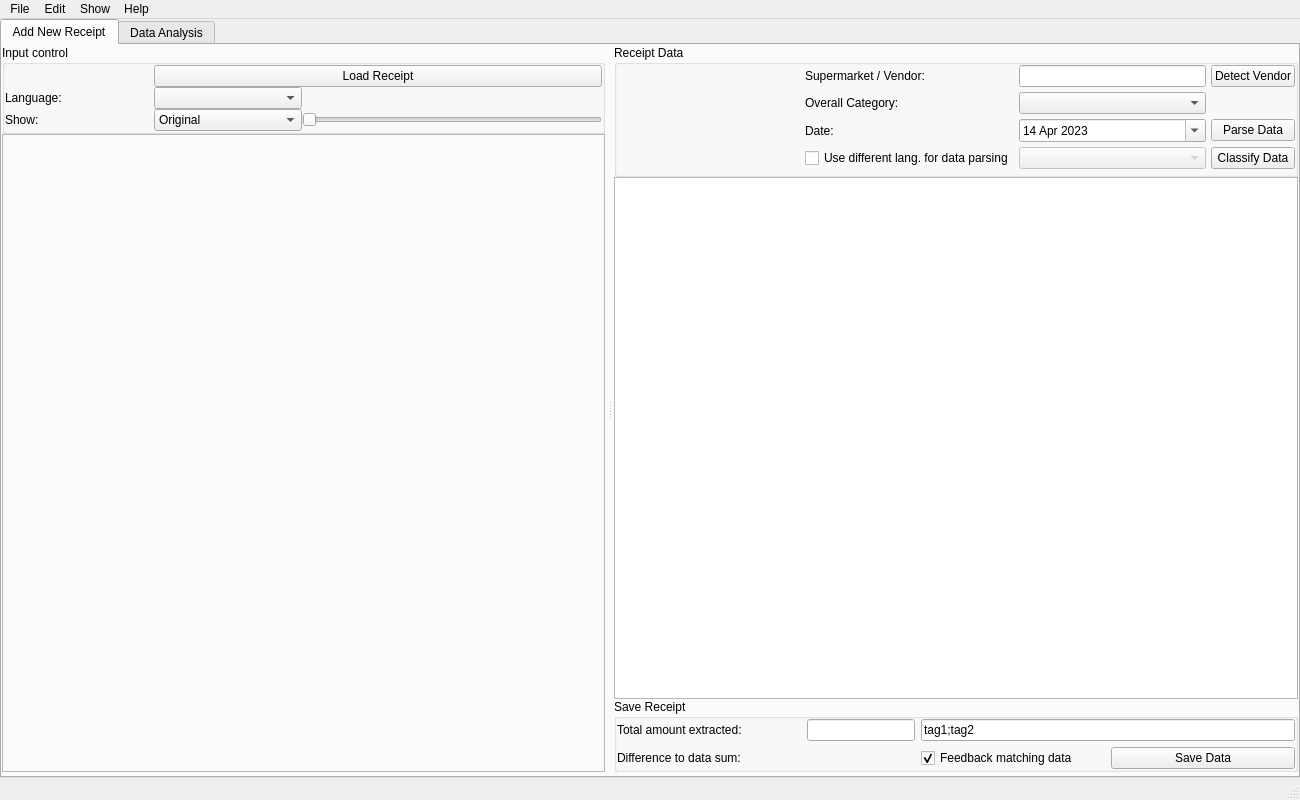
<?xml version="1.0" encoding="UTF-8"?>
<ui version="4.0">
 <class>pybb_MainWindow</class>
 <widget class="QMainWindow" name="pybb_MainWindow">
  <property name="geometry">
   <rect>
    <x>0</x>
    <y>0</y>
    <width>1300</width>
    <height>800</height>
   </rect>
  </property>
  <property name="sizePolicy">
   <sizepolicy hsizetype="Fixed" vsizetype="Fixed">
    <horstretch>0</horstretch>
    <verstretch>0</verstretch>
   </sizepolicy>
  </property>
  <property name="windowTitle">
   <string>PyBudgetBook</string>
  </property>
  <property name="windowIcon">
   <iconset theme="applications-office">
    <normaloff>.</normaloff>.</iconset>
  </property>
  <property name="locale">
   <locale language="English" country="UnitedStates"/>
  </property>
  <widget class="QWidget" name="centralwidget">
   <property name="sizePolicy">
    <sizepolicy hsizetype="Preferred" vsizetype="Preferred">
     <horstretch>0</horstretch>
     <verstretch>0</verstretch>
    </sizepolicy>
   </property>
   <layout class="QHBoxLayout" name="horizontalLayout">
    <property name="spacing">
     <number>0</number>
    </property>
    <property name="leftMargin">
     <number>0</number>
    </property>
    <property name="topMargin">
     <number>0</number>
    </property>
    <property name="rightMargin">
     <number>0</number>
    </property>
    <property name="bottomMargin">
     <number>0</number>
    </property>
    <item>
     <widget class="QTabWidget" name="centralTabWidget">
      <property name="currentIndex">
       <number>0</number>
      </property>
      <widget class="QWidget" name="tabWidgetPage1">
       <attribute name="title">
        <string>Add New Receipt</string>
       </attribute>
       <layout class="QHBoxLayout" name="horizontalLayout_3">
        <property name="leftMargin">
         <number>0</number>
        </property>
        <property name="topMargin">
         <number>0</number>
        </property>
        <property name="rightMargin">
         <number>0</number>
        </property>
        <property name="bottomMargin">
         <number>4</number>
        </property>
        <item>
         <widget class="QSplitter" name="splitter_mainPage">
          <property name="orientation">
           <enum>Qt::Horizontal</enum>
          </property>
          <property name="handleWidth">
           <number>9</number>
          </property>
          <widget class="QFrame" name="frame_recDisplay">
           <property name="sizePolicy">
            <sizepolicy hsizetype="Preferred" vsizetype="Expanding">
             <horstretch>0</horstretch>
             <verstretch>0</verstretch>
            </sizepolicy>
           </property>
           <property name="frameShape">
            <enum>QFrame::NoFrame</enum>
           </property>
           <property name="frameShadow">
            <enum>QFrame::Raised</enum>
           </property>
           <layout class="QHBoxLayout" name="horizontalLayout_8">
            <property name="leftMargin">
             <number>0</number>
            </property>
            <property name="topMargin">
             <number>0</number>
            </property>
            <property name="rightMargin">
             <number>0</number>
            </property>
            <property name="bottomMargin">
             <number>0</number>
            </property>
            <item>
             <layout class="QVBoxLayout" name="verticalLayout_recDisplay">
              <property name="spacing">
               <number>0</number>
              </property>
              <property name="leftMargin">
               <number>0</number>
              </property>
              <property name="topMargin">
               <number>0</number>
              </property>
              <property name="rightMargin">
               <number>0</number>
              </property>
              <property name="bottomMargin">
               <number>0</number>
              </property>
              <item>
               <widget class="QGroupBox" name="groupBox_inputControl">
                <property name="sizePolicy">
                 <sizepolicy hsizetype="Preferred" vsizetype="Preferred">
                  <horstretch>0</horstretch>
                  <verstretch>0</verstretch>
                 </sizepolicy>
                </property>
                <property name="minimumSize">
                 <size>
                  <width>350</width>
                  <height>0</height>
                 </size>
                </property>
                <property name="title">
                 <string>Input control</string>
                </property>
                <property name="flat">
                 <bool>false</bool>
                </property>
                <property name="checkable">
                 <bool>false</bool>
                </property>
                <layout class="QHBoxLayout" name="horizontalLayout_7">
                 <property name="spacing">
                  <number>0</number>
                 </property>
                 <property name="leftMargin">
                  <number>0</number>
                 </property>
                 <property name="topMargin">
                  <number>0</number>
                 </property>
                 <property name="rightMargin">
                  <number>0</number>
                 </property>
                 <property name="bottomMargin">
                  <number>0</number>
                 </property>
                 <item>
                  <layout class="QGridLayout" name="gridLayout_inputControl">
                   <item row="2" column="1">
                    <widget class="QLabel" name="label_baseLang">
                     <property name="text">
                      <string>Show:</string>
                     </property>
                    </widget>
                   </item>
                   <item row="1" column="1">
                    <widget class="QLabel" name="label_receiptDisplayMode">
                     <property name="text">
                      <string>Language:</string>
                     </property>
                    </widget>
                   </item>
                   <item row="2" column="3" colspan="2">
                    <widget class="SliderWithVal" name="horizontalSliderFilterAmount">
                     <property name="sizePolicy">
                      <sizepolicy hsizetype="Preferred" vsizetype="Fixed">
                       <horstretch>0</horstretch>
                       <verstretch>0</verstretch>
                      </sizepolicy>
                     </property>
                     <property name="minimum">
                      <number>50</number>
                     </property>
                     <property name="maximum">
                      <number>200</number>
                     </property>
                     <property name="singleStep">
                      <number>5</number>
                     </property>
                     <property name="value">
                      <number>50</number>
                     </property>
                     <property name="sliderPosition">
                      <number>50</number>
                     </property>
                     <property name="orientation">
                      <enum>Qt::Horizontal</enum>
                     </property>
                     <property name="tickPosition">
                      <enum>QSlider::NoTicks</enum>
                     </property>
                    </widget>
                   </item>
                   <item row="1" column="2">
                    <widget class="QComboBox" name="comboBox_baseLang"/>
                   </item>
                   <item row="2" column="2">
                    <widget class="QComboBox" name="comboBox_receiptDisplayMode">
                     <item>
                      <property name="text">
                       <string>Original</string>
                      </property>
                     </item>
                     <item>
                      <property name="text">
                       <string>Filtered</string>
                      </property>
                     </item>
                    </widget>
                   </item>
                   <item row="0" column="2" colspan="3">
                    <widget class="QPushButton" name="pushButton_loadNewReceipt">
                     <property name="sizePolicy">
                      <sizepolicy hsizetype="Preferred" vsizetype="Fixed">
                       <horstretch>0</horstretch>
                       <verstretch>0</verstretch>
                      </sizepolicy>
                     </property>
                     <property name="text">
                      <string>Load Receipt</string>
                     </property>
                    </widget>
                   </item>
                   <item row="1" column="3" colspan="2">
                    <spacer name="horizontalSpacer">
                     <property name="orientation">
                      <enum>Qt::Horizontal</enum>
                     </property>
                     <property name="sizeType">
                      <enum>QSizePolicy::Fixed</enum>
                     </property>
                     <property name="sizeHint" stdset="0">
                      <size>
                       <width>300</width>
                       <height>20</height>
                      </size>
                     </property>
                    </spacer>
                   </item>
                  </layout>
                 </item>
                </layout>
               </widget>
              </item>
              <item>
               <widget class="QFrame" name="frame_plotReceipt">
                <property name="sizePolicy">
                 <sizepolicy hsizetype="Preferred" vsizetype="Expanding">
                  <horstretch>0</horstretch>
                  <verstretch>0</verstretch>
                 </sizepolicy>
                </property>
                <property name="minimumSize">
                 <size>
                  <width>0</width>
                  <height>0</height>
                 </size>
                </property>
                <property name="frameShape">
                 <enum>QFrame::StyledPanel</enum>
                </property>
                <property name="frameShadow">
                 <enum>QFrame::Raised</enum>
                </property>
               </widget>
              </item>
             </layout>
            </item>
           </layout>
          </widget>
          <widget class="QFrame" name="frame_dataDisplay">
           <property name="sizePolicy">
            <sizepolicy hsizetype="Expanding" vsizetype="Expanding">
             <horstretch>0</horstretch>
             <verstretch>0</verstretch>
            </sizepolicy>
           </property>
           <property name="minimumSize">
            <size>
             <width>650</width>
             <height>0</height>
            </size>
           </property>
           <property name="frameShape">
            <enum>QFrame::NoFrame</enum>
           </property>
           <property name="frameShadow">
            <enum>QFrame::Raised</enum>
           </property>
           <layout class="QHBoxLayout" name="horizontalLayout_4">
            <property name="spacing">
             <number>0</number>
            </property>
            <property name="leftMargin">
             <number>0</number>
            </property>
            <property name="topMargin">
             <number>0</number>
            </property>
            <property name="rightMargin">
             <number>0</number>
            </property>
            <property name="bottomMargin">
             <number>0</number>
            </property>
            <item>
             <layout class="QVBoxLayout" name="verticalLayout_dataDisplay">
              <property name="spacing">
               <number>0</number>
              </property>
              <property name="leftMargin">
               <number>0</number>
              </property>
              <property name="topMargin">
               <number>0</number>
              </property>
              <item>
               <widget class="QGroupBox" name="groupBox_additionalData">
                <property name="sizePolicy">
                 <sizepolicy hsizetype="Expanding" vsizetype="Preferred">
                  <horstretch>0</horstretch>
                  <verstretch>0</verstretch>
                 </sizepolicy>
                </property>
                <property name="title">
                 <string>Receipt Data</string>
                </property>
                <property name="flat">
                 <bool>false</bool>
                </property>
                <layout class="QHBoxLayout" name="horizontalLayout_5">
                 <property name="spacing">
                  <number>0</number>
                 </property>
                 <property name="leftMargin">
                  <number>0</number>
                 </property>
                 <property name="topMargin">
                  <number>0</number>
                 </property>
                 <property name="rightMargin">
                  <number>0</number>
                 </property>
                 <property name="bottomMargin">
                  <number>0</number>
                 </property>
                 <item>
                  <layout class="QGridLayout" name="gridLayout_additionalData">
                   <property name="topMargin">
                    <number>0</number>
                   </property>
                   <property name="bottomMargin">
                    <number>5</number>
                   </property>
                   <property name="spacing">
                    <number>5</number>
                   </property>
                   <item row="2" column="2">
                    <widget class="QDateEdit" name="dateEdit_shopDate">
                     <property name="dateTime">
                      <datetime>
                       <hour>3</hour>
                       <minute>0</minute>
                       <second>0</second>
                       <year>2023</year>
                       <month>4</month>
                       <day>14</day>
                      </datetime>
                     </property>
                     <property name="maximumDateTime">
                      <datetime>
                       <hour>12</hour>
                       <minute>59</minute>
                       <second>59</second>
                       <year>2222</year>
                       <month>12</month>
                       <day>30</day>
                      </datetime>
                     </property>
                     <property name="minimumDateTime">
                      <datetime>
                       <hour>14</hour>
                       <minute>0</minute>
                       <second>0</second>
                       <year>2000</year>
                       <month>1</month>
                       <day>1</day>
                      </datetime>
                     </property>
                     <property name="minimumDate">
                      <date>
                       <year>2000</year>
                       <month>1</month>
                       <day>1</day>
                      </date>
                     </property>
                     <property name="currentSection">
                      <enum>QDateTimeEdit::DaySection</enum>
                     </property>
                     <property name="calendarPopup">
                      <bool>true</bool>
                     </property>
                     <property name="date">
                      <date>
                       <year>2023</year>
                       <month>4</month>
                       <day>14</day>
                      </date>
                     </property>
                    </widget>
                   </item>
                   <item row="1" column="1">
                    <widget class="QLabel" name="label_overallCat">
                     <property name="text">
                      <string>Overall Category:</string>
                     </property>
                    </widget>
                   </item>
                   <item row="4" column="2">
                    <widget class="QComboBox" name="comboBox_diffParsingLang">
                     <property name="enabled">
                      <bool>false</bool>
                     </property>
                    </widget>
                   </item>
                   <item row="1" column="2">
                    <widget class="QComboBox" name="comboBox_overalCat"/>
                   </item>
                   <item row="0" column="2">
                    <widget class="QLineEdit" name="lineEdit_marketVendor"/>
                   </item>
                   <item row="0" column="1">
                    <widget class="QLabel" name="label_marketVendor">
                     <property name="text">
                      <string>Supermarket / Vendor:</string>
                     </property>
                    </widget>
                   </item>
                   <item row="4" column="0">
                    <spacer name="horizontalSpacer_3">
                     <property name="orientation">
                      <enum>Qt::Horizontal</enum>
                     </property>
                     <property name="sizeHint" stdset="0">
                      <size>
                       <width>40</width>
                       <height>20</height>
                      </size>
                     </property>
                    </spacer>
                   </item>
                   <item row="2" column="1">
                    <widget class="QLabel" name="label_shopDate">
                     <property name="text">
                      <string>Date:</string>
                     </property>
                    </widget>
                   </item>
                   <item row="0" column="3">
                    <widget class="QPushButton" name="pushButton_detectVendor">
                     <property name="text">
                      <string>Detect Vendor</string>
                     </property>
                    </widget>
                   </item>
                   <item row="4" column="1">
                    <widget class="QCheckBox" name="checkBox_useDiffParsingLang">
                     <property name="toolTip">
                      <string>&lt;html&gt;&lt;head/&gt;&lt;body&gt;&lt;p&gt;This can be used to use a different language to parse the extracted string and group match the data. Examples are parsing a receipt in french or english from a vacation but adding and matching the data to the german patterns. &lt;span style=&quot; font-weight:700; color:#ca4d69;&quot;&gt;Warning:&lt;/span&gt; This can make your patterns slightly obscure!&lt;/p&gt;&lt;/body&gt;&lt;/html&gt;</string>
                     </property>
                     <property name="text">
                      <string>Use different lang. for data parsing</string>
                     </property>
                    </widget>
                   </item>
                   <item row="2" column="3">
                    <widget class="QPushButton" name="pushButton_parseData">
                     <property name="text">
                      <string>Parse Data</string>
                     </property>
                    </widget>
                   </item>
                   <item row="4" column="3">
                    <widget class="QPushButton" name="pushButton_reClassify">
                     <property name="text">
                      <string>Classify Data</string>
                     </property>
                    </widget>
                   </item>
                  </layout>
                 </item>
                </layout>
               </widget>
              </item>
              <item>
               <widget class="PandasViewer" name="tableView_pandasViewer"/>
              </item>
              <item>
               <widget class="QGroupBox" name="groupBox_saveReceipt">
                <property name="sizePolicy">
                 <sizepolicy hsizetype="Expanding" vsizetype="Preferred">
                  <horstretch>0</horstretch>
                  <verstretch>0</verstretch>
                 </sizepolicy>
                </property>
                <property name="font">
                 <font>
                  <bold>false</bold>
                  <underline>false</underline>
                 </font>
                </property>
                <property name="title">
                 <string>Save Receipt</string>
                </property>
                <property name="flat">
                 <bool>false</bool>
                </property>
                <layout class="QHBoxLayout" name="horizontalLayout_6">
                 <property name="leftMargin">
                  <number>0</number>
                 </property>
                 <property name="topMargin">
                  <number>0</number>
                 </property>
                 <property name="rightMargin">
                  <number>0</number>
                 </property>
                 <property name="bottomMargin">
                  <number>0</number>
                 </property>
                 <item>
                  <layout class="QGridLayout" name="gridLayout_saveReceipt">
                   <item row="0" column="0">
                    <widget class="QLabel" name="label_totalAmountReceipt">
                     <property name="text">
                      <string>Total amount extracted:</string>
                     </property>
                    </widget>
                   </item>
                   <item row="0" column="1">
                    <widget class="QLineEdit" name="lineEdit_totalAmountReceipt">
                     <property name="sizePolicy">
                      <sizepolicy hsizetype="Fixed" vsizetype="Fixed">
                       <horstretch>100</horstretch>
                       <verstretch>0</verstretch>
                      </sizepolicy>
                     </property>
                     <property name="minimumSize">
                      <size>
                       <width>100</width>
                       <height>0</height>
                      </size>
                     </property>
                     <property name="cursorPosition">
                      <number>0</number>
                     </property>
                     <property name="readOnly">
                      <bool>true</bool>
                     </property>
                    </widget>
                   </item>
                   <item row="1" column="0">
                    <widget class="QLabel" name="label_totalAmountData">
                     <property name="text">
                      <string>Difference to data sum:</string>
                     </property>
                    </widget>
                   </item>
                   <item row="1" column="3">
                    <widget class="QPushButton" name="pushButton_saveData">
                     <property name="text">
                      <string>Save Data</string>
                     </property>
                    </widget>
                   </item>
                   <item row="1" column="1">
                    <widget class="QLabel" name="label_totalAmountDataValue">
                     <property name="text">
                      <string/>
                     </property>
                    </widget>
                   </item>
                   <item row="1" column="2">
                    <widget class="QCheckBox" name="checkBox_feedbackMatch">
                     <property name="text">
                      <string>Feedback matching data</string>
                     </property>
                     <property name="checked">
                      <bool>true</bool>
                     </property>
                    </widget>
                   </item>
                   <item row="0" column="2" colspan="2">
                    <widget class="QLineEdit" name="lineEdit_tags">
                     <property name="text">
                      <string>tag1;tag2</string>
                     </property>
                    </widget>
                   </item>
                  </layout>
                 </item>
                </layout>
               </widget>
              </item>
             </layout>
            </item>
           </layout>
          </widget>
         </widget>
        </item>
       </layout>
      </widget>
      <widget class="QWidget" name="tabWidgetPage2">
       <attribute name="title">
        <string>Data Analysis</string>
       </attribute>
       <layout class="QHBoxLayout" name="horizontalLayout_2">
        <property name="spacing">
         <number>10</number>
        </property>
        <property name="leftMargin">
         <number>4</number>
        </property>
        <property name="topMargin">
         <number>4</number>
        </property>
        <property name="rightMargin">
         <number>6</number>
        </property>
        <property name="bottomMargin">
         <number>4</number>
        </property>
        <item>
         <widget class="QFrame" name="frame_plotButtonbar">
          <property name="frameShape">
           <enum>QFrame::NoFrame</enum>
          </property>
          <property name="frameShadow">
           <enum>QFrame::Plain</enum>
          </property>
          <layout class="QVBoxLayout" name="verticalLayout">
           <property name="spacing">
            <number>10</number>
           </property>
           <property name="leftMargin">
            <number>0</number>
           </property>
           <property name="topMargin">
            <number>0</number>
           </property>
           <property name="rightMargin">
            <number>0</number>
           </property>
           <property name="bottomMargin">
            <number>0</number>
           </property>
           <item>
            <widget class="QToolButton" name="toolButton_loadPlotData">
             <property name="minimumSize">
              <size>
               <width>70</width>
               <height>72</height>
              </size>
             </property>
             <property name="text">
              <string>...</string>
             </property>
            </widget>
           </item>
           <item>
            <widget class="QToolButton" name="toolButton_plotStem">
             <property name="enabled">
              <bool>false</bool>
             </property>
             <property name="minimumSize">
              <size>
               <width>70</width>
               <height>70</height>
              </size>
             </property>
             <property name="text">
              <string>...</string>
             </property>
            </widget>
           </item>
           <item>
            <widget class="QToolButton" name="toolButton_plotPie">
             <property name="enabled">
              <bool>false</bool>
             </property>
             <property name="minimumSize">
              <size>
               <width>70</width>
               <height>70</height>
              </size>
             </property>
             <property name="text">
              <string>...</string>
             </property>
            </widget>
           </item>
           <item>
            <widget class="QLabel" name="label_pieType">
             <property name="font">
              <font>
               <underline>true</underline>
              </font>
             </property>
             <property name="text">
              <string>Pie</string>
             </property>
            </widget>
           </item>
           <item>
            <widget class="QComboBox" name="comboBox_PiePlotType">
             <property name="sizePolicy">
              <sizepolicy hsizetype="Preferred" vsizetype="Fixed">
               <horstretch>0</horstretch>
               <verstretch>0</verstretch>
              </sizepolicy>
             </property>
             <property name="minimumSize">
              <size>
               <width>100</width>
               <height>0</height>
              </size>
             </property>
            </widget>
           </item>
          </layout>
         </widget>
        </item>
        <item>
         <widget class="QFrame" name="frame_dataAnalysis">
          <property name="sizePolicy">
           <sizepolicy hsizetype="Expanding" vsizetype="Preferred">
            <horstretch>0</horstretch>
            <verstretch>0</verstretch>
           </sizepolicy>
          </property>
          <property name="frameShape">
           <enum>QFrame::NoFrame</enum>
          </property>
          <property name="frameShadow">
           <enum>QFrame::Plain</enum>
          </property>
         </widget>
        </item>
       </layout>
      </widget>
     </widget>
    </item>
   </layout>
  </widget>
  <widget class="QMenuBar" name="pybb_menubar">
   <property name="geometry">
    <rect>
     <x>0</x>
     <y>0</y>
     <width>1300</width>
     <height>24</height>
    </rect>
   </property>
   <widget class="QMenu" name="menuFile">
    <property name="title">
     <string>File</string>
    </property>
    <addaction name="actionExport_to_CSV"/>
    <addaction name="actionCreate_data_backup"/>
   </widget>
   <widget class="QMenu" name="menuEdit">
    <property name="title">
     <string>Edit</string>
    </property>
    <widget class="QMenu" name="menuFlags">
     <property name="title">
      <string>Flags</string>
     </property>
     <addaction name="actionMove_on_Save"/>
     <addaction name="actionGenerate_Unique_Name"/>
     <addaction name="actionAlways_Ask_for_Image"/>
     <addaction name="actionShow_Logger_on_Start"/>
     <addaction name="actionLogger_debug"/>
    </widget>
    <addaction name="menuFlags"/>
    <addaction name="actionData_Directory"/>
    <addaction name="actionDefault_Language"/>
    <addaction name="actionLogger_Popup_Level"/>
   </widget>
   <widget class="QMenu" name="menuHelp">
    <property name="title">
     <string>Help</string>
    </property>
    <addaction name="actionAbout"/>
   </widget>
   <widget class="QMenu" name="menuShow">
    <property name="title">
     <string>Show</string>
    </property>
    <addaction name="actionRaw_Text"/>
    <addaction name="actionShow_Logger"/>
   </widget>
   <addaction name="menuFile"/>
   <addaction name="menuEdit"/>
   <addaction name="menuShow"/>
   <addaction name="menuHelp"/>
  </widget>
  <widget class="ColoredStatusBar" name="statusbar"/>
  <action name="actionMove_on_Save">
   <property name="checkable">
    <bool>true</bool>
   </property>
   <property name="text">
    <string>Move on Save</string>
   </property>
   <property name="flag_name" stdset="0">
    <string>see_code</string>
   </property>
  </action>
  <action name="actionLogger_debug">
   <property name="checkable">
    <bool>true</bool>
   </property>
   <property name="text">
    <string>Logger Show Debug</string>
   </property>
  </action>
  <action name="actionData_Directory">
   <property name="text">
    <string>Data Directory</string>
   </property>
  </action>
  <action name="actionShow_Logger">
   <property name="text">
    <string>Show Logger</string>
   </property>
  </action>
  <action name="actionAbout">
   <property name="text">
    <string>About</string>
   </property>
  </action>
  <action name="actionRaw_Text">
   <property name="text">
    <string>Raw Text</string>
   </property>
  </action>
  <action name="actionDefault_Language">
   <property name="text">
    <string>Default Language</string>
   </property>
  </action>
  <action name="actionLogger_Popup_Level">
   <property name="text">
    <string>Logger Popup Level</string>
   </property>
  </action>
  <action name="actionAlways_Ask_for_Image">
   <property name="checkable">
    <bool>true</bool>
   </property>
   <property name="text">
    <string>Always Ask for Image</string>
   </property>
  </action>
  <action name="actionGenerate_Unique_Name">
   <property name="checkable">
    <bool>true</bool>
   </property>
   <property name="text">
    <string>Generate Unique Name</string>
   </property>
  </action>
  <action name="actionShow_Logger_on_Start">
   <property name="checkable">
    <bool>true</bool>
   </property>
   <property name="text">
    <string>Show Logger on Start</string>
   </property>
  </action>
  <action name="actionExport_to_CSV">
   <property name="text">
    <string>Export to CSV</string>
   </property>
  </action>
  <action name="actionCreate_data_backup">
   <property name="text">
    <string>Create data backup</string>
   </property>
  </action>
 </widget>
 <customwidgets>
  <customwidget>
   <class>SliderWithVal</class>
   <extends>QSlider</extends>
   <header>.ui_support</header>
  </customwidget>
  <customwidget>
   <class>PandasViewer</class>
   <extends>QTableView</extends>
   <header>.ui_support</header>
  </customwidget>
  <customwidget>
   <class>ColoredStatusBar</class>
   <extends>QStatusBar</extends>
   <header>.ui_support</header>
  </customwidget>
 </customwidgets>
 <resources/>
 <connections/>
</ui>
